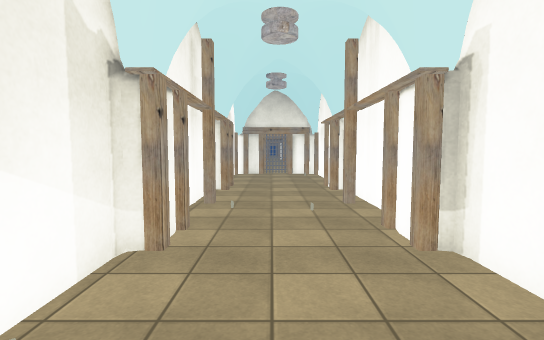
[1] (above)

20 first-person views from a walk through a scene from a Unity 3-D project. The camera is 1.5 m above the floor, tilts 4° down and sees 85° across. Doors are open. The floor is counted in squares, 1 m on a side. Each view is taken from the middle of a square. On the plan, view 1 faces up. The plan holds only what a view shows up to about 15 squares ahead; the rest is blank. The place goes on beyond the plan. The player character is not drawn. Some animated figures are left out. Some surface patterns are stand-ins.

[2]
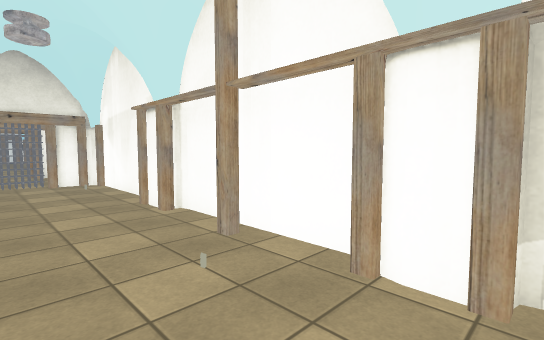

[3]
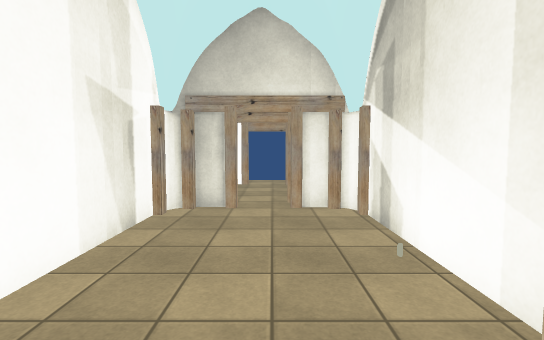

[4]
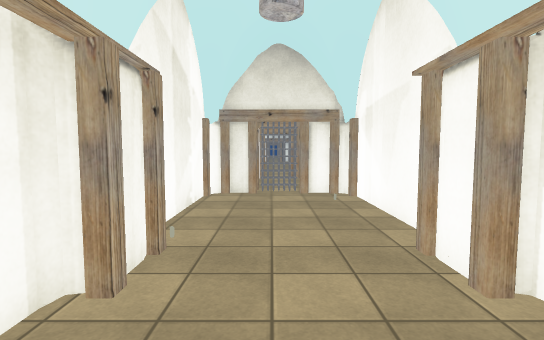

[5]
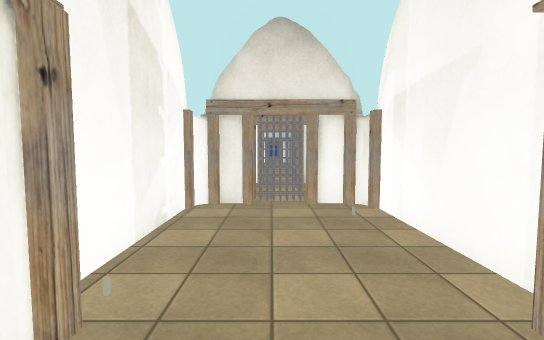

[6]
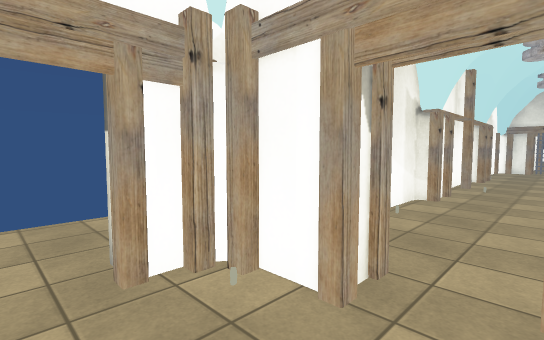

[7]
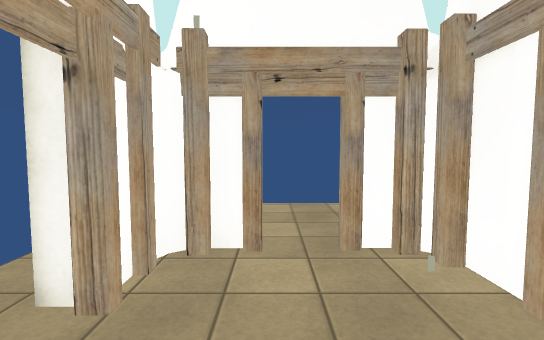

[8]
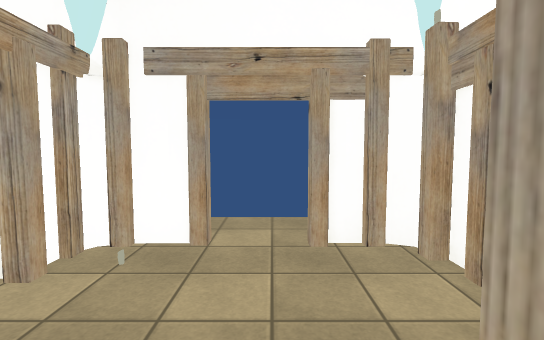

[9]
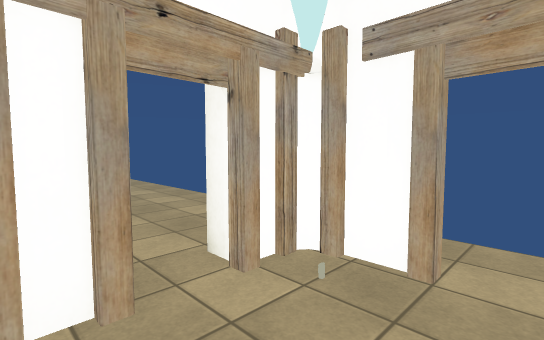

[10]
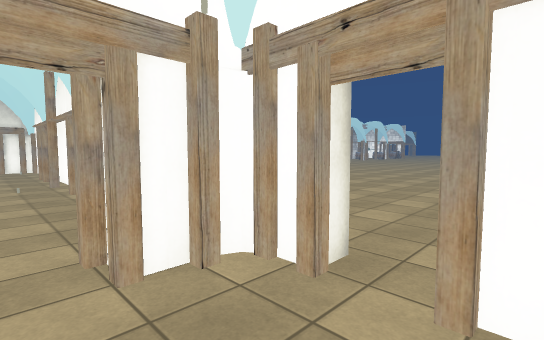

[11]
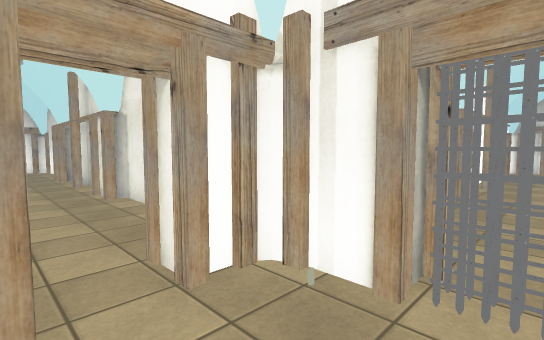

[12]
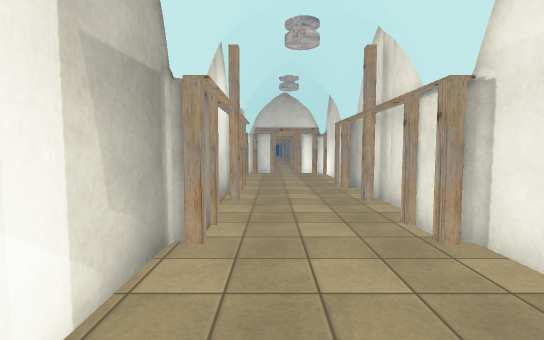

[13]
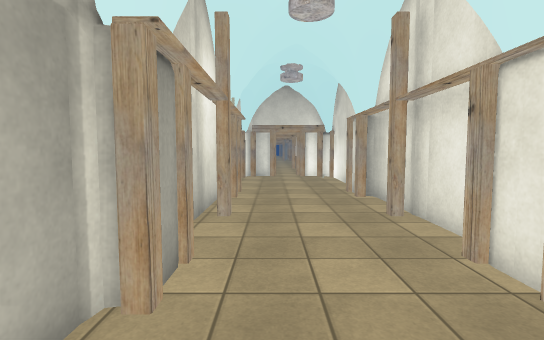

[14]
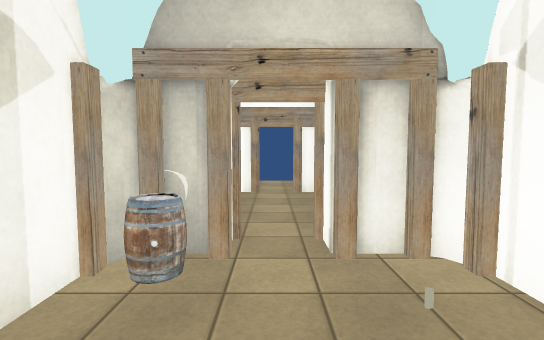

[15]
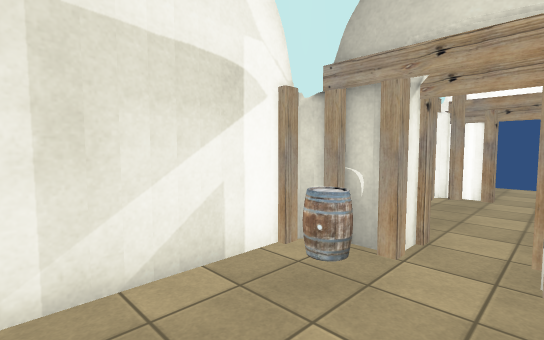

[16]
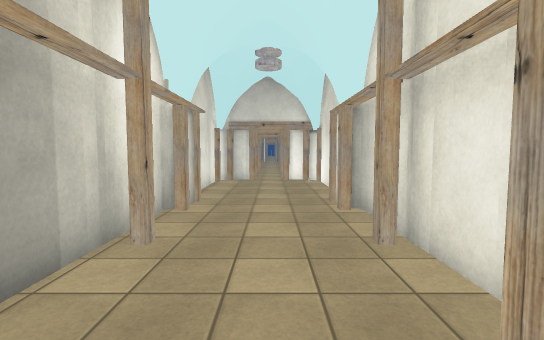

[17]
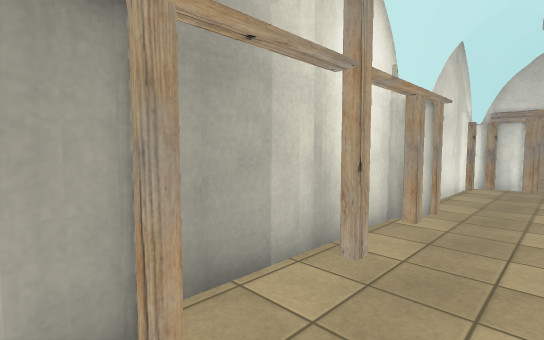

[18]
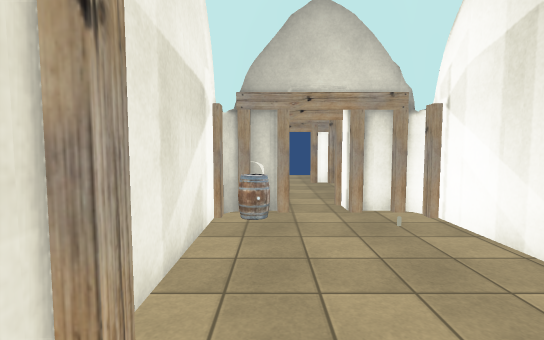

[19]
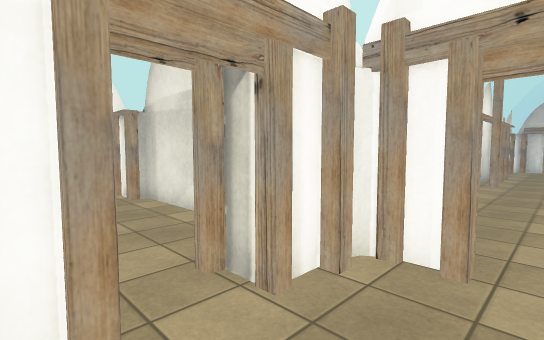

[20]
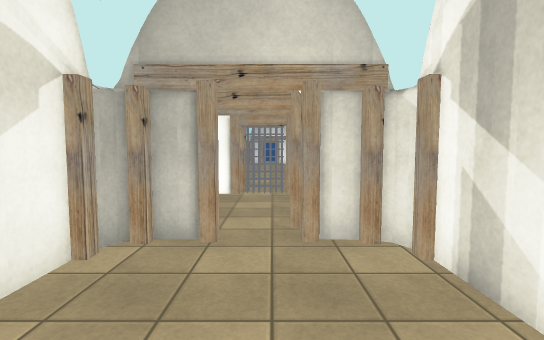

### Floor plan
Key: @ floor where view 1 was taken; # wall or solid block; . floor; D open door; P plank; T thing the floor can be seen under or through; B barrel.
Columns run from 6 left of view 1 to 25 right of it. Each row starts with its distance up from view 1.
 31         #
 30         ##
 29       ...#
 28        ..#
 27     #....#
 26     #....#
 25     #....#
 24     #P.##########.##### ######
 23     ##.###P.....PP..#.P#.....###
 22  ..#D....#P...................P#
 21 ....D..........................
 20 ...#P....#B...................#
 19     ######PB###################
 18     ##.###
 17     #....#
 16     #....#
 15     #....#
 14     #....#
 13     #....#
 12     #...P#
 11     #...##
 10     #....#
  9     #....#
  8     #....#
  7     #....#
  6     #...P#
  5     #...#
  4     #....#
  3     #....#
  2     #....#
  1     #....#        ...
  0     #.@..#      ......
 -1     #...##    ........
 -2     #P.##   ..........
 -3 ..  ##..## ........
 -4 ...#D....TT....
 -5 ...#D....TT...
 -6     #... T......
 -7     #PDD#   .......
 -8     ....     ......

Where each view was taken, in squares from view 1:
view 1: 0 up, 0 right, facing up
view 2: 4 up, 1 left, facing up-right
view 3: 6 up, 0 right, facing down
view 4: 8 up, 0 right, facing up
view 5: 10 up, 0 right, facing up
view 6: 5 down, 1 right, facing up-left
view 7: 5 down, 2 right, facing left
view 8: 2 down, 0 right, facing down
view 9: 3 down, 0 right, facing down-right
view 10: 6 down, 0 right, facing up-right
view 11: 22 up, 0 right, facing down-right
view 12: 22 up, 5 right, facing right
view 13: 22 up, 7 right, facing right
view 14: 21 up, 8 right, facing left
view 15: 22 up, 8 right, facing down-left
view 16: 21 up, 9 right, facing right
view 17: 21 up, 10 right, facing up-right
view 18: 20 up, 11 right, facing left
view 19: 21 up, 1 left, facing up-right
view 20: 29 up, 0 right, facing down
